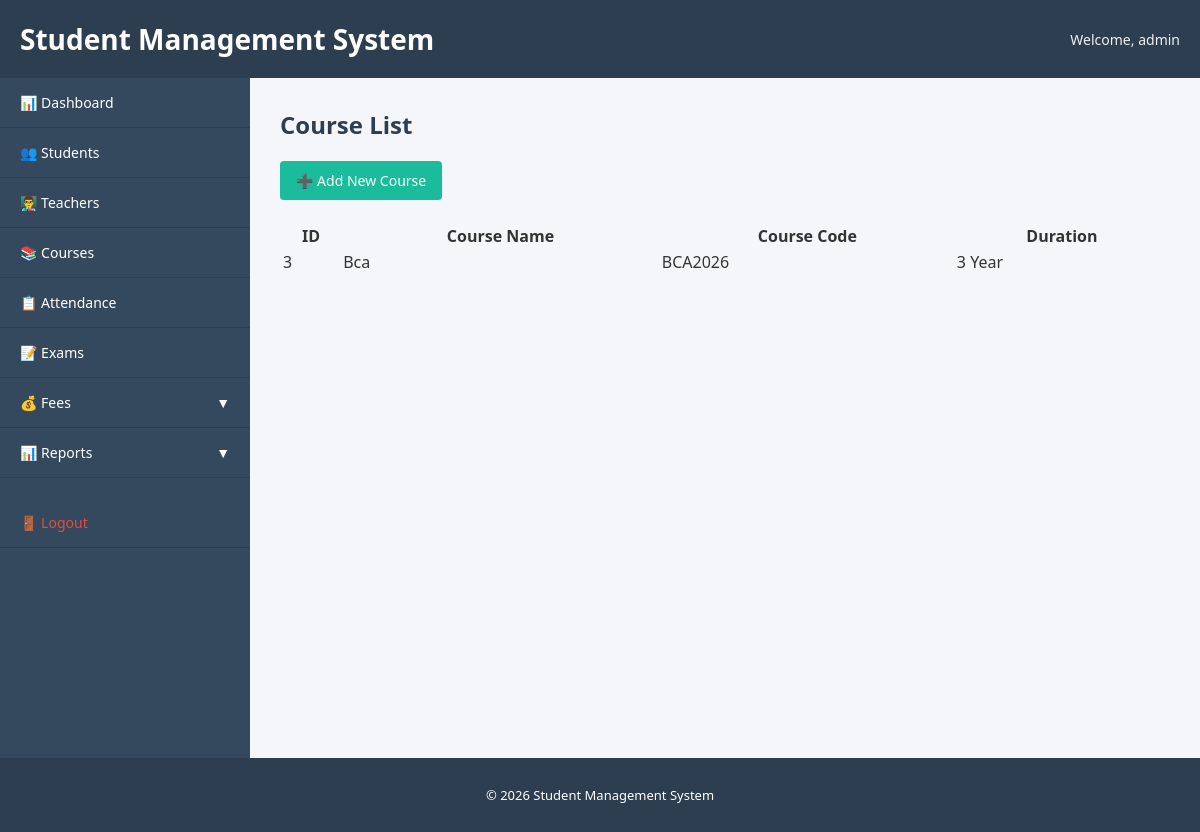
The page /modules/students/courses/view.php (signed in) on the database its author committed.
### tables this page shows
CREATE TABLE `courses` (
  `id` int(11) NOT NULL AUTO_INCREMENT,
  `course_name` varchar(100) NOT NULL,
  `course_code` varchar(50) NOT NULL,
  `duration` varchar(50) DEFAULT NULL,
  `created_at` timestamp NOT NULL DEFAULT current_timestamp(),
  PRIMARY KEY (`id`),
  UNIQUE KEY `course_code` (`course_code`)
);

### modules/students/courses/view.php (the view, shortened to what this page needs)
<?php
include "../../config/db.php";
include "../../includes/header.php";
include "../../includes/sidebar.php";
?>
<div class="content">
    <h2>Course List</h2>
    <a href="add.php" class="btn btn-add">➕ Add New Course</a><br><br>
    <table width="100%">
        <tr>
            <th>ID</th>
            <th>Course Name</th>
            <th>Course Code</th>
            <th>Duration</th>
        </tr>
        <?php
        $query = "SELECT * FROM courses ORDER BY id DESC";
        $result = mysqli_query($conn, $query);
        if (mysqli_num_rows($result) > 0) {
            while ($row = mysqli_fetch_assoc($result)) {
        ?>
            <tr>
                <td><?php echo $row['id']; ?></td>
                <td><?php echo $row['course_name']; ?></td>
                <td><?php echo $row['course_code']; ?></td>
                <td><?php echo $row['duration']; ?></td>
            </tr>
        <?php
            }
        } else {
            echo "<tr><td colspan='4' align='center'>No Courses Found</td></tr>";
        }
        ?>
    </table>
</div>
<?php include "../../includes/footer.php"; ?>

### assets/css/style.css (style rules this page uses)
* { box-sizing: border-box; }
body { margin: 0; font-family: 'Segoe UI', Tahoma, Geneva, Verdana, sans-serif; background-color: #f4f6f9; color: #333; }
.content { flex: 1; padding: 30px; background-color: #f4f6f9; overflow-y: auto; }
h2, h3 { color: #2c3e50; margin-top: 0; }
.btn { padding: 10px 16px; border-radius: 4px; text-decoration: none; font-size: 14px; display: inline-block; border: none; cursor: pointer; transition: 0.3s; font-weight: 500; }
.btn-add { background-color: #1abc9c; color: white; }

### rows shown on the page
courses: id "3", course_name "Bca", course_code "BCA2026", duration "3 Year"

### other values the page prints
$_SESSION['user_name'] "admin"
